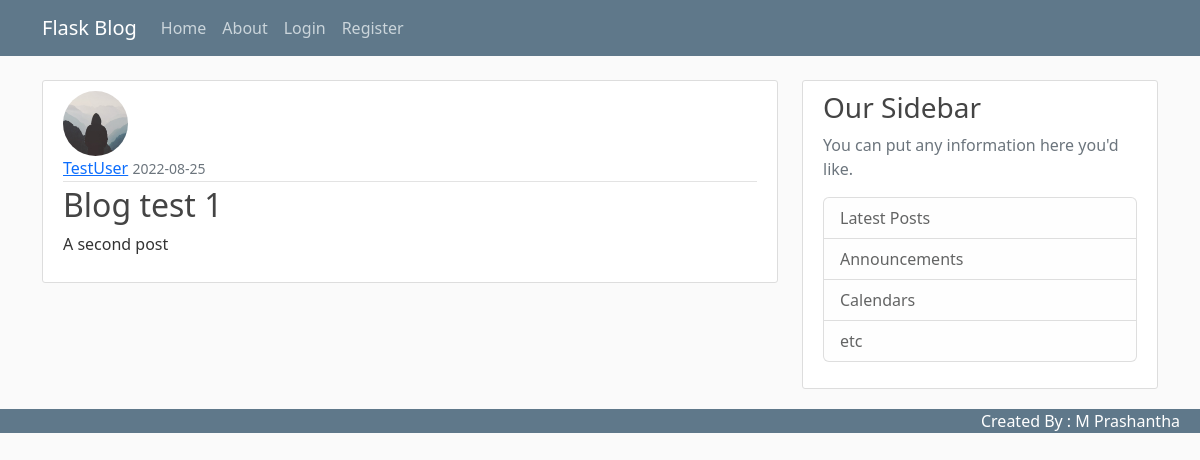
Screenshot of /post/3 with the database file from the repository.
### flaskblog/models.py (models this page shows, shortened)
class User(db.Model, UserMixin):
    id = db.Column(db.Integer, primary_key=True)
    username = db.Column(db.String(20), unique=True, nullable=False)
    email = db.Column(db.String(120), unique=True, nullable=False)
    image_file = db.Column(db.String(20), nullable=False, default='default.jpg')
    password = db.Column(db.String(60), nullable=False)
    posts = db.relationship('Post', backref='author', lazy=True)

class Post(db.Model):
    id = db.Column(db.Integer, primary_key=True)
    title = db.Column(db.String(100), nullable=False)
    date_posted = db.Column(db.DateTime, nullable=False, default=datetime.utcnow)
    content = db.Column(db.Text, nullable=False)
    user_id = db.Column(db.Integer, db.ForeignKey('user.id'), nullable=False)

### flaskblog/routes.py (the view)
@app.route("/post/<post_id>")
def post(post_id):
    post = Post.query.get_or_404(post_id)
    return render_template('post.html', title=post.title, post=post)

### flaskblog/templates/post.html (shortened to what this page needs)
{% extends "layout.html" %}
{% block content %}
    <article class="media content-section">
        <img class="rounded-circle article-img" src="{{ url_for('static', filename='profile_pics/' + post.author.image_file) }}">
        <div class="media-body">
            <div class="article-metadata">
            <a class="mr-2" href="{{ url_for('user_posts', username=post.author.username) }}">{{ post.author.username }}</a>
            <small class="text-muted">{{ post.date_posted.strftime('%Y-%m-%d') }}</small>
            </div>
            <h2 a class="article-title">{{ post.title }}</h2>
            <p class="article-content">{{ post.content }}</p>
        </div>
        </article>
{% endblock content %}

### flaskblog/static/main.css (style rules this page uses)
body { background: #fafafa; color: #333333; margin-top: 5rem; }
h1, h2, h3, h4, h5, h6 { color: #444444; }
.content-section { background: #ffffff; padding: 10px 20px; border: 1px solid #dddddd; border-radius: 3px; margin-bottom: 20px; }
.article-title { color: #444444; }
.article-content { white-space: pre-line; }
.article-img { height: 65px; width: 65px; margin-right: 16px; }
.article-metadata { padding-bottom: 1px; margin-bottom: 4px; border-bottom: 1px solid #e3e3e3 }

### rows the page displays
User: image_file (placeholder picture), author.username "TestUser"
Post: date_posted "2022-08-25", title "Blog test 1", content "A second post"
